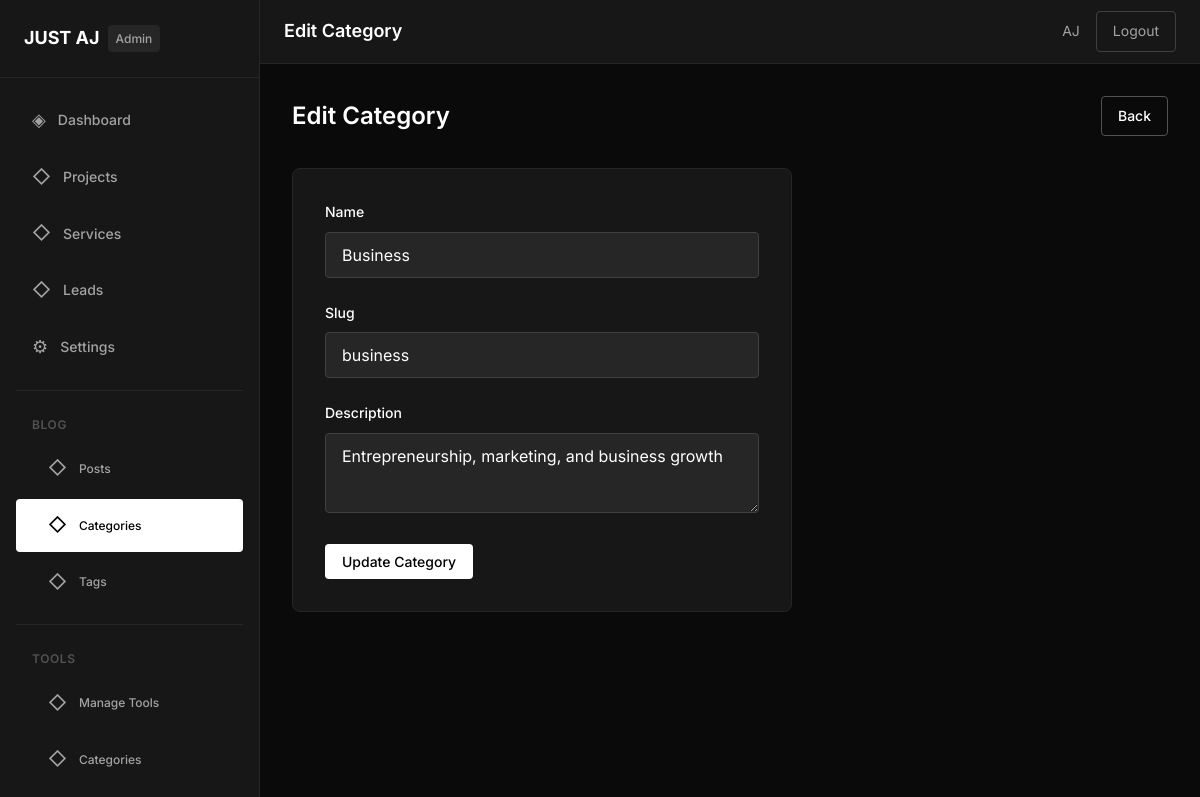
Screenshot of /admin/blog/categories/edit.php?id=3 (signed in) with the database file from the repository.
### tables this page shows
CREATE TABLE `settings` (
    `id` INT(11) NOT NULL AUTO_INCREMENT,
    `setting_key` VARCHAR(255) NOT NULL,
    `setting_value` TEXT,
    PRIMARY KEY (`id`),
    UNIQUE KEY `setting_key` (`setting_key`)
);

CREATE TABLE `blog_categories` (
    `id` INT(11) NOT NULL AUTO_INCREMENT,
    `name` VARCHAR(255) NOT NULL,
    `slug` VARCHAR(255) NOT NULL,
    `description` TEXT,
    `created_at` TIMESTAMP DEFAULT CURRENT_TIMESTAMP,
    PRIMARY KEY (`id`),
    UNIQUE KEY `slug` (`slug`)
);

### includes/functions.php (called while the page is built, shortened)
<?php
function getSetting($key, $default = '') {
    global $pdo;
    $stmt = $pdo->prepare('SELECT setting_value FROM settings WHERE setting_key = ?');
    $stmt->execute([$key]);
    $result = $stmt->fetch();
    return $result ? $result['setting_value'] : $default;
}

### admin/blog/categories/edit.php (the view, shortened to what this page needs)
<?php
$currentPage = 'blog-categories';
require_once '../../../includes/db.php';
require_once '../../../includes/functions.php';
$id = filter_input(INPUT_GET, 'id', FILTER_VALIDATE_INT);
$stmt = $pdo->prepare('SELECT * FROM blog_categories WHERE id = ?');
$stmt->execute([$id]);
$category = $stmt->fetch();
?>
<?php include '../../../includes/admin-header.php'; ?>
<div class="page-header">
    <h1 class="page-title">Edit Category</h1>
    <a href="<?php echo SITE_URL; ?>/admin/blog/categories/" class="btn btn-secondary">Back</a>
</div>
<div class="form-card" style="max-width: 500px;">
    <form method="POST">
        <div class="form-group">
            <label for="name" class="form-label">Name</label>
            <input type="text" id="name" name="name" class="form-input" required value="<?php echo htmlspecialchars($category['name']); ?>">
        </div>
        <div class="form-group">
            <label for="slug" class="form-label">Slug</label>
            <input type="text" id="slug" name="slug" class="form-input" value="<?php echo htmlspecialchars($category['slug']); ?>">
        </div>
        <div class="form-group">
            <label for="description" class="form-label">Description</label>
            <textarea id="description" name="description" class="form-textarea" style="min-height: 80px;"><?php echo htmlspecialchars($category['description']); ?></textarea>
        </div>
        <button type="submit" class="btn btn-primary">Update Category</button>
    </form>
</div>
<?php include '../../../includes/admin-footer.php'; ?>

### includes/admin-sidebar.php (shortened to what this page needs)
<aside class="admin-sidebar">
                <div class="sidebar-header">
                    <a href="<?php echo SITE_URL; ?>/admin/dashboard.php" class="sidebar-logo">
                        <span class="logo-text"><?php echo htmlspecialchars(getSetting('site_name', 'AJ OS')); ?></span>
                        <span class="logo-badge">Admin</span>
                    </a>
                </div>
                <nav class="sidebar-nav">
                    <ul class="nav-menu">
                        <li class="nav-item">
                            <a href="<?php echo SITE_URL; ?>/admin/dashboard.php" class="nav-link <?php echo $currentPage === 'dashboard' ? 'active' : ''; ?>">
                                <span class="nav-icon">◈</span>
                                Dashboard
                            </a>
                        </li>
                        <li class="nav-item">
                            <a href="<?php echo SITE_URL; ?>/admin/projects/index.php" class="nav-link <?php echo $currentPage === 'projects' ? 'active' : ''; ?>">
                                <span class="nav-icon">◇</span>
                                Projects
                            </a>
                        </li>
                        <li class="nav-item">
                            <a href="<?php echo SITE_URL; ?>/admin/services/index.php" class="nav-link <?php echo $currentPage === 'services' ? 'active' : ''; ?>">
                                <span class="nav-icon">◇</span>
                                Services
                            </a>
                        </li>
                        <li class="nav-item">
                            <a href="<?php echo SITE_URL; ?>/admin/leads/index.php" class="nav-link <?php echo $currentPage === 'leads' ? 'active' : ''; ?>">
                                <span class="nav-icon">◇</span>
                                Leads
                            </a>
                        </li>
                        <li class="nav-item">
                            <a href="<?php echo SITE_URL; ?>/admin/settings.php" class="nav-link <?php echo $currentPage === 'settings' ? 'active' : ''; ?>">
                                <span class="nav-icon">⚙</span>
                                Settings
                            </a>
                        </li>
                    </ul>
                    <div class="nav-divider"></div>
                    <p class="nav-label">Blog</p>
                    <ul class="nav-menu">
                        <li class="nav-item nav-sub">
                            <a href="<?php echo SITE_URL; ?>/admin/blog/posts/" class="nav-link <?php echo $currentPage === 'blog-posts' ? 'active' : ''; ?>">
                                <span class="nav-icon">◇</span>
                                Posts
                            </a>
                        </li>
                        <li class="nav-item nav-sub">
                            <a href="<?php echo SITE_URL; ?>/admin/blog/categories/" class="nav-link <?php echo $currentPage === 'blog-categories' ? 'active' : ''; ?>">
                                <span class="nav-icon">◇</span>
                                Categories
                            </a>
                        </li>
                        <li class="nav-item nav-sub">
                            <a href="<?php echo SITE_URL; ?>/admin/blog/tags/" class="nav-link <?php echo $currentPage === 'blog-tags' ? 'active' : ''; ?>">
                                <span class="nav-icon">◇</span>
                                Tags
                            </a>
                        </li>
                    </ul>
                    <div class="nav-divider"></div>
                    <p class="nav-label">Tools</p>
                    <ul class="nav-menu">
                        <li class="nav-item nav-sub">
                            <a href="<?php echo SITE_URL; ?>/admin/tools/tools/" class="nav-link <?php echo $currentPage === 'tools-manage' ? 'active' : ''; ?>">
                                <span class="nav-icon">◇</span>
                                Manage Tools
                            </a>
                        </li>
                        <li class="nav-item nav-sub">
                            <a href="<?php echo SITE_URL; ?>/admin/tools/categories/" class="nav-link <?php echo $currentPage === 'tool-categories' ? 'active' : ''; ?>">
                                <span class="nav-icon">◇</span>
                                Categories
                            </a>
                        </li>
                    </ul>
                </nav>
            </aside>

### assets/css/admin.css (style rules this page uses)
*, *::before, *::after { box-sizing: border-box; margin: 0; padding: 0; }
:root { --color-black: #000000; --color-white: #ffffff; --color-gray-100: #f5f5f5; --color-gray-200: #e5e5e5; --color-gray-300: #d4d4d4; --color-gray-400: #a3a3a3; --color-gray-500: #737373; --color-gray-600: #525252; --color-gray-700: #404040; --color-gray-800: #262626; --color-gray-900: #171717; --color-dark: #0a0a0a; --font-family: 'Inter', -apple-system, BlinkMacSystemFont, sans-serif; --font-size-xs: 0.75rem; --font-size-sm: 0.875rem; --font-size-base: 1rem; --font-size-lg: 1.125rem; --font-size-xl: 1.25rem; --font-size-2xl: 1.5rem; --font-size-3xl: 1.875rem; --spacing-1: 0.25rem; --spacing-2: 0.5rem; --spacing-3: 0.75rem; --spacing-4: 1rem; --spacing-5: 1.25rem; --spacing-6: 1.5rem; --spacing-8: 2rem; --spacing-10: 2.5rem; --border-radius: 4px; --border-radius-lg: 8px; --transition-fast: 150ms ease; --transition-base: 250ms ease; --sidebar-width: 260px; --header-height: 64px; }
html { scroll-behavior: smooth; }
body { font-family: var(--font-family); font-size: var(--font-size-base); line-height: 1.6; color: var(--color-white); background-color: var(--color-dark); -webkit-font-smoothing: antialiased; }
a { color: inherit; text-decoration: none; }
.admin-sidebar { position: fixed; top: 0; left: 0; width: var(--sidebar-width); height: 100vh; background-color: var(--color-gray-900); border-right: 1px solid var(--color-gray-800); overflow-y: auto; z-index: 100; transition: transform var(--transition-base); }
.sidebar-header { padding: var(--spacing-6); border-bottom: 1px solid var(--color-gray-800); }
.sidebar-logo { display: flex; align-items: center; gap: var(--spacing-2); }
.sidebar-logo .logo-text { font-size: var(--font-size-lg); font-weight: 700; }
.sidebar-logo .logo-badge { font-size: var(--font-size-xs); font-weight: 500; padding: var(--spacing-1) var(--spacing-2); background-color: var(--color-gray-800); border-radius: var(--border-radius); color: var(--color-gray-400); }
.sidebar-nav { padding: var(--spacing-4); }
.nav-menu { list-style: none; }
.nav-item { margin-bottom: var(--spacing-1); }
.nav-link { display: flex; align-items: center; gap: var(--spacing-3); padding: var(--spacing-3) var(--spacing-4); font-size: var(--font-size-sm); font-weight: 500; color: var(--color-gray-400); border-radius: var(--border-radius); transition: all var(--transition-fast); }
.nav-link.active { background-color: var(--color-white); color: var(--color-black); }
.nav-icon { font-size: var(--font-size-lg); }
.nav-divider { height: 1px; background-color: var(--color-gray-800); margin: var(--spacing-4) 0; }
.nav-label { font-size: var(--font-size-xs); font-weight: 600; text-transform: uppercase; letter-spacing: 0.05em; color: var(--color-gray-600); padding: var(--spacing-2) var(--spacing-4); }
.nav-sub .nav-link { padding-left: var(--spacing-8); font-size: var(--font-size-xs); }
.btn { display: inline-flex; align-items: center; justify-content: center; padding: var(--spacing-2) var(--spacing-4); font-family: var(--font-family); font-size: var(--font-size-sm); font-weight: 500; border-radius: var(--border-radius); border: 1px solid transparent; cursor: pointer; transition: all var(--transition-fast); text-decoration: none; }
.btn-primary { background-color: var(--color-white); color: var(--color-black); }
.btn-secondary { background-color: transparent; color: var(--color-white); border-color: var(--color-gray-600); }
.form-card { background-color: var(--color-gray-900); border: 1px solid var(--color-gray-800); border-radius: var(--border-radius-lg); padding: var(--spacing-8); }
.form-group { margin-bottom: var(--spacing-6); }
.form-label { display: block; font-size: var(--font-size-sm); font-weight: 500; margin-bottom: var(--spacing-2); }
.form-input, .form-select, .form-textarea { width: 100%; padding: var(--spacing-3) var(--spacing-4); font-family: var(--font-family); font-size: var(--font-size-base); color: var(--color-white); background-color: var(--color-gray-800); border: 1px solid var(--color-gray-700); border-radius: var(--border-radius); transition: border-color var(--transition-fast); }
.form-textarea { min-height: 150px; resize: vertical; }
.page-header { display: flex; align-items: center; justify-content: space-between; margin-bottom: var(--spacing-8); }
.page-title { font-size: var(--font-size-2xl); font-weight: 600; }

### rows the page displays
settings: setting_value "JUST AJ"
blog_categories: name "Business", slug "business", description "Entrepreneurship, marketing, and business growth"

### other values shown
$pageTitle "Edit Category"
$currentAdmin['name'] "AJ"
